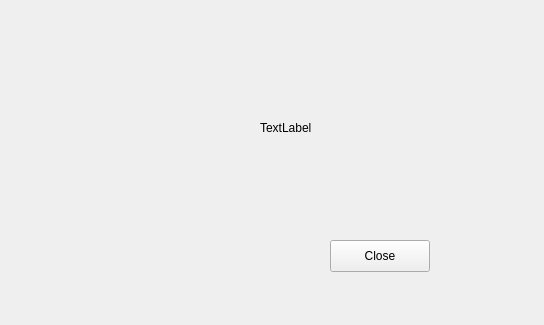
<?xml version="1.0" encoding="UTF-8"?>
<ui version="4.0">
 <class>Widget</class>
 <widget class="QWidget" name="Widget">
  <property name="geometry">
   <rect>
    <x>0</x>
    <y>0</y>
    <width>544</width>
    <height>325</height>
   </rect>
  </property>
  <property name="windowTitle">
   <string>MyFirstDemo</string>
  </property>
  <widget class="QPushButton" name="pushButton">
   <property name="geometry">
    <rect>
     <x>330</x>
     <y>240</y>
     <width>100</width>
     <height>32</height>
    </rect>
   </property>
   <property name="text">
    <string>Close</string>
   </property>
  </widget>
  <widget class="QLabel" name="label">
   <property name="geometry">
    <rect>
     <x>260</x>
     <y>120</y>
     <width>58</width>
     <height>16</height>
    </rect>
   </property>
   <property name="text">
    <string>TextLabel</string>
   </property>
  </widget>
 </widget>
 <resources/>
 <connections>
  <connection>
   <sender>pushButton</sender>
   <signal>clicked()</signal>
   <receiver>Widget</receiver>
   <slot>close()</slot>
   <hints>
    <hint type="sourcelabel">
     <x>379</x>
     <y>255</y>
    </hint>
    <hint type="destinationlabel">
     <x>271</x>
     <y>162</y>
    </hint>
   </hints>
  </connection>
 </connections>
</ui>
